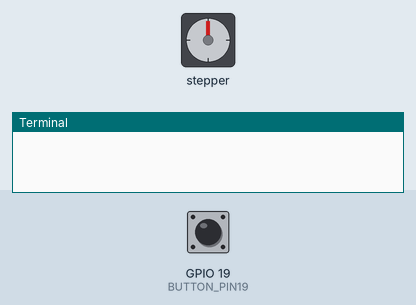
Simulated run of this program. Board: Raspberry Pi (BCM pin numbers). Shown: stepper motor, the last lines printed to the terminal. The inputs (shaded band) are chosen by the test bench; at power-on: GPIO 19 (BUTTON_PIN19) LOW.

Above: at 1.2 s.
1.3 s: GPIO 19 (BUTTON_PIN19) pulled HIGH for 0.15 s
At 3.2 s:
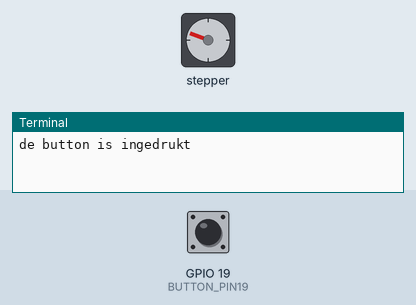
3.5 s: GPIO 19 (BUTTON_PIN19) pulled HIGH for 1 s
At 6.2 s:
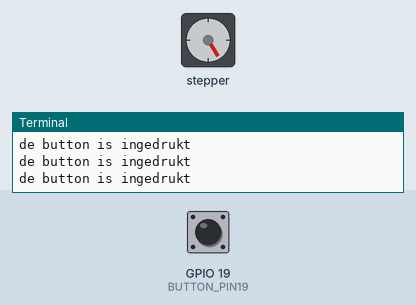
6.5 s: GPIO 19 (BUTTON_PIN19) pulled HIGH for 0.15 s
At 8.4 s:
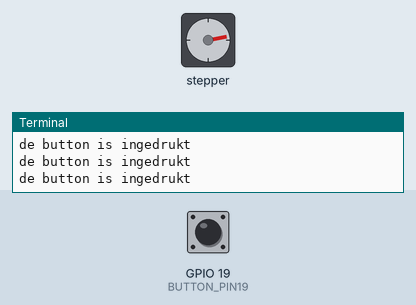
8.7 s: GPIO 19 (BUTTON_PIN19) pulled HIGH for 3.2 s
At 12.8 s:
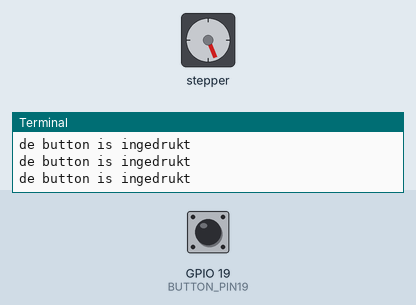
13.4 s: GPIO 19 (BUTTON_PIN19) pulled HIGH for 0.15 s
At 15.3 s:
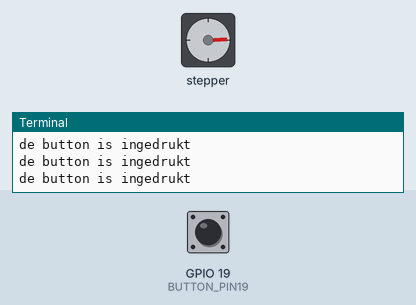
Timing chart, 0 to 16.6 s (numbered marks = the images above; inputs shaded):
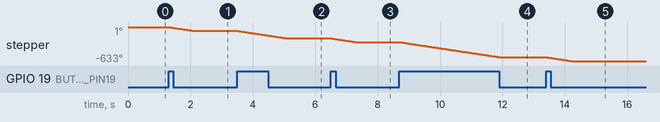

Measured:
- after the input at 1.3 s, stepper: turns 70° counter-clockwise in 0.80 s, starting at once
- after the input at 3.5 s, stepper: turns 141° counter-clockwise in 1.6 s, starting at once
- after the input at 6.5 s, stepper: turns 70° counter-clockwise in 0.80 s, starting at once
- after the input at 8.7 s, stepper: turns 281° counter-clockwise in 3.2 s, starting at once
- after the input at 13.4 s, stepper: turns 71° counter-clockwise in 0.80 s, starting at once

The program:

Opdracht7a.py
```python
#Importeren van de bibiotheken vd Gpio-pinnen en de Rpi-motor voor de stappenmotor
import RPi.GPIO as GPIO
from RpiMotorLib import RpiMotorLib

#De pinnen waarop de stappenmotor en de button zijn aangesloten op de Raspberry Pi
BUTTON_PIN19 = 19
BUTTON_PIN6 = 6
gpioPins = [22, 10, 9, 11]

#Gpio-modus naar de bcm configureren en de gpio-pin als uitgangpunt zetten voor het aansturen van de button
GPIO.setmode(GPIO.BCM)
GPIO.setup(BUTTON_PIN19, GPIO.IN, GPIO.PUD_DOWN)
GPIO.setup(BUTTON_PIN6, GPIO.IN, GPIO.PUD_DOWN)

#Initialiseren van de Stappenmotor
motor = RpiMotorLib.BYJMotor("MIJNMOTOR", "28BYJ")

try:
    #Loop
    while True:
        #Het lezen van de status van de button
        buttonState6 = GPIO.input(BUTTON_PIN19)

        #Als de button is ingedrukt
        if buttonState6 == GPIO.HIGH:
            print("de button is ingedrukt")
            #De motor wordt in 5sec worden gedraaid en dat gebeurt linksom
            motor.motor_run(gpioPins, 0.001, 100, True, False, "half", 0)

finally:
    GPIO.cleanup()
```
